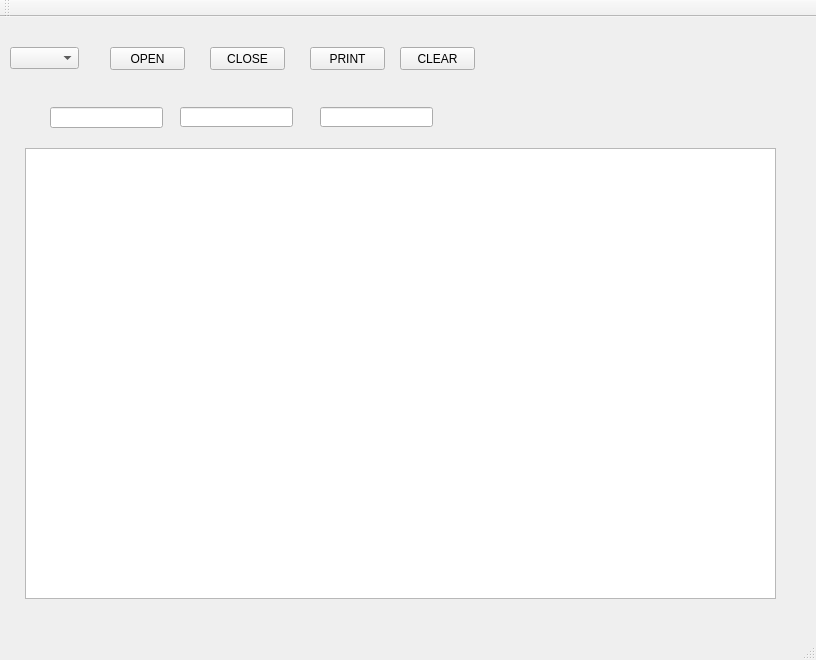
<?xml version="1.0" encoding="UTF-8"?>
<ui version="4.0">
 <class>FY_WLEMG_TEST_TERMINAL</class>
 <widget class="QMainWindow" name="FY_WLEMG_TEST_TERMINAL">
  <property name="geometry">
   <rect>
    <x>0</x>
    <y>0</y>
    <width>816</width>
    <height>660</height>
   </rect>
  </property>
  <property name="windowTitle">
   <string>FY_WLEMG_TEST_TERMINAL</string>
  </property>
  <widget class="QWidget" name="centralWidget">
   <widget class="QComboBox" name="CB">
    <property name="geometry">
     <rect>
      <x>10</x>
      <y>30</y>
      <width>69</width>
      <height>22</height>
     </rect>
    </property>
   </widget>
   <widget class="QPushButton" name="PB_OPEN_SERIAL">
    <property name="geometry">
     <rect>
      <x>110</x>
      <y>30</y>
      <width>75</width>
      <height>23</height>
     </rect>
    </property>
    <property name="text">
     <string>OPEN</string>
    </property>
   </widget>
   <widget class="QPushButton" name="PB_CLOSE_SERIAL">
    <property name="geometry">
     <rect>
      <x>210</x>
      <y>30</y>
      <width>75</width>
      <height>23</height>
     </rect>
    </property>
    <property name="text">
     <string>CLOSE</string>
    </property>
   </widget>
   <widget class="QTextBrowser" name="TB">
    <property name="geometry">
     <rect>
      <x>25</x>
      <y>131</y>
      <width>751</width>
      <height>451</height>
     </rect>
    </property>
   </widget>
   <widget class="QLineEdit" name="LE_PKT_COUNTER">
    <property name="geometry">
     <rect>
      <x>50</x>
      <y>90</y>
      <width>113</width>
      <height>21</height>
     </rect>
    </property>
   </widget>
   <widget class="QLineEdit" name="LE_PKT_BYTE_SUM">
    <property name="geometry">
     <rect>
      <x>180</x>
      <y>90</y>
      <width>113</width>
      <height>20</height>
     </rect>
    </property>
   </widget>
   <widget class="QLineEdit" name="LE_PKT_DATA">
    <property name="geometry">
     <rect>
      <x>320</x>
      <y>90</y>
      <width>113</width>
      <height>20</height>
     </rect>
    </property>
   </widget>
   <widget class="QPushButton" name="PB_PRINT">
    <property name="geometry">
     <rect>
      <x>310</x>
      <y>30</y>
      <width>75</width>
      <height>23</height>
     </rect>
    </property>
    <property name="text">
     <string>PRINT</string>
    </property>
   </widget>
   <widget class="QPushButton" name="PB_CLEAR">
    <property name="geometry">
     <rect>
      <x>400</x>
      <y>30</y>
      <width>75</width>
      <height>23</height>
     </rect>
    </property>
    <property name="text">
     <string>CLEAR</string>
    </property>
   </widget>
  </widget>
  <widget class="QMenuBar" name="menuBar">
   <property name="geometry">
    <rect>
     <x>0</x>
     <y>0</y>
     <width>816</width>
     <height>23</height>
    </rect>
   </property>
  </widget>
  <widget class="QToolBar" name="mainToolBar">
   <attribute name="toolBarArea">
    <enum>TopToolBarArea</enum>
   </attribute>
   <attribute name="toolBarBreak">
    <bool>false</bool>
   </attribute>
  </widget>
  <widget class="QStatusBar" name="statusBar"/>
 </widget>
 <layoutdefault spacing="6" margin="11"/>
 <resources/>
 <connections/>
</ui>
